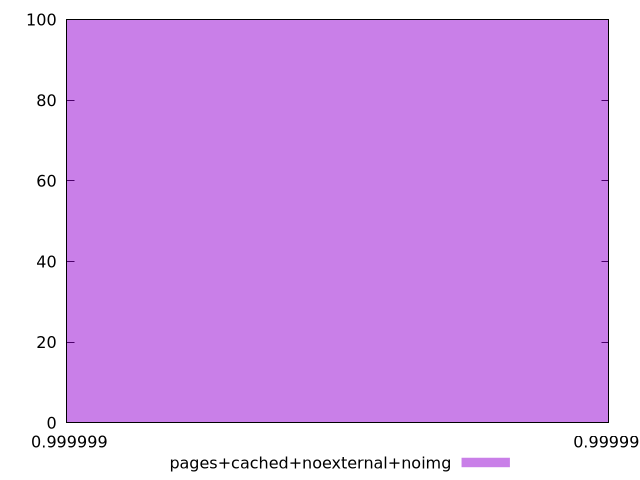

Write the gnuplot code that produced this figure.
$_pagesCachedNoexternalNoimg <<EOF
0.9999993380488859 100
EOF
set key outside below
set terminal pngcairo
set output "report_00004_2020-11-02T20-21-41.718Z/estimated-input-latency/pages+cached+noexternal+noimg//hist.png"
set yrange [0:100]
set boxwidth 4.323062270729413e-16
set style fill transparent solid 0.5 noborder
plot $_pagesCachedNoexternalNoimg title "pages+cached+noexternal+noimg" with boxes ,
